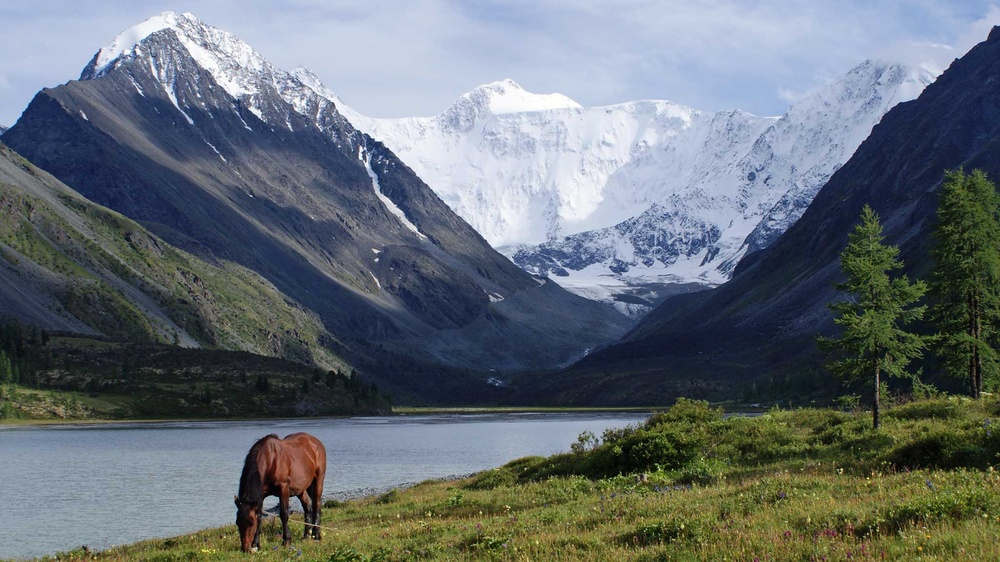
#> input picture resources/Gora-Beluha.jpg, 1000 x 562 px, shrunk from 2048 x 1152 before the run
$ jupyter execute binary_image.ipynb
#> lines starting #> are read from the running program, lines starting #| are printed output that depends on the picture; after the words box and inside, x2 and y2 are one past the last pixel; in counts of white or black regions, pixels touching at a corner belong together
[cell 1]
# сделать бинаризацию изображения
import cv2 as cv

image = cv.imread('resources/Gora-Beluha.jpg')
#> image is the input picture: shape (562, 1000, 3); mean B, G, R 116, 110.1, 101.9

gray = cv.cvtColor(image,cv.COLOR_BGR2GRAY)
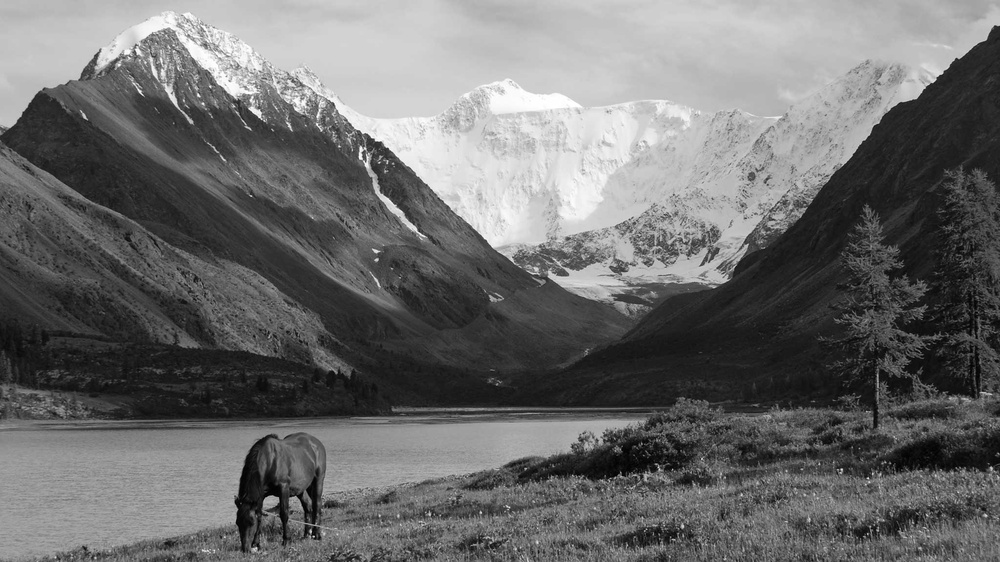
#> gray: shape (562, 1000); min 0, max 255, mean 108.3
ret, thresh = cv.threshold(gray, 127, 255, cv.THRESH_BINARY)
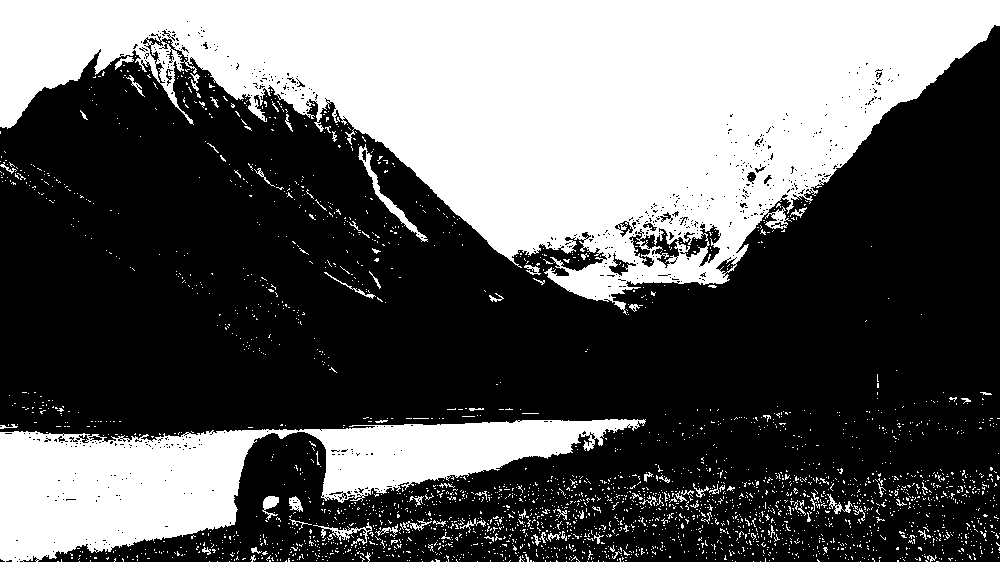
#> thresh: shape (562, 1000); 37.3% white; 2727 white regions (2643 under 20 px), largest, box (x1, y1, x2, y2) and area: (0, 0, 1000, 315) 156684, (0, 419, 646, 562) 40830, (358, 144, 428, 242) 712

cv.imwrite("result/binary.jpg", thresh)
#> Out = True
